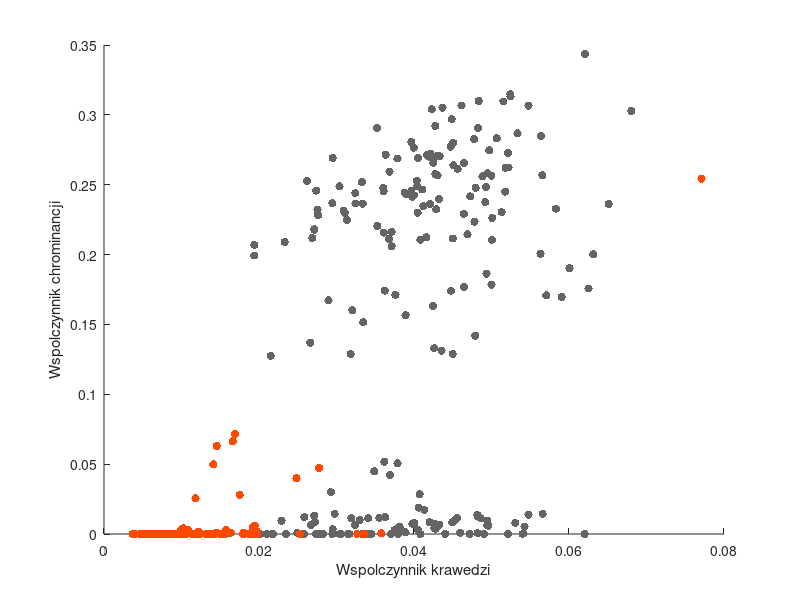
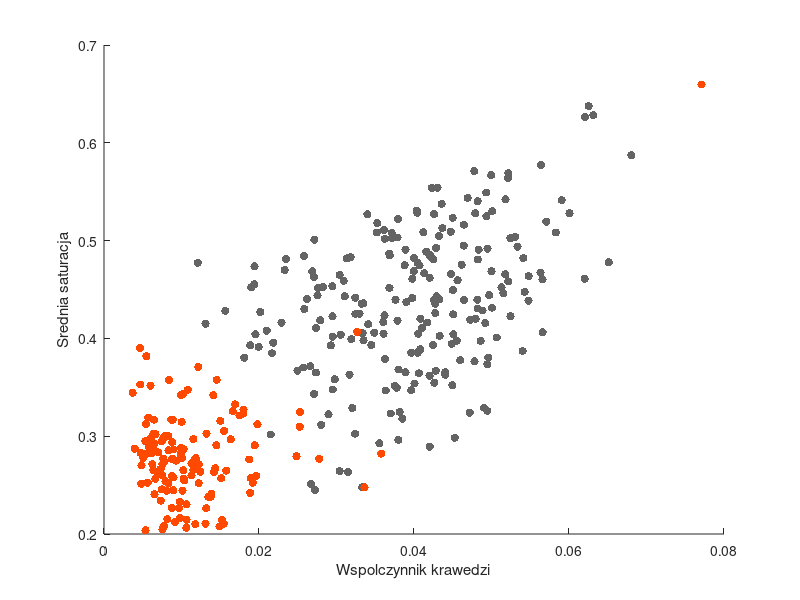
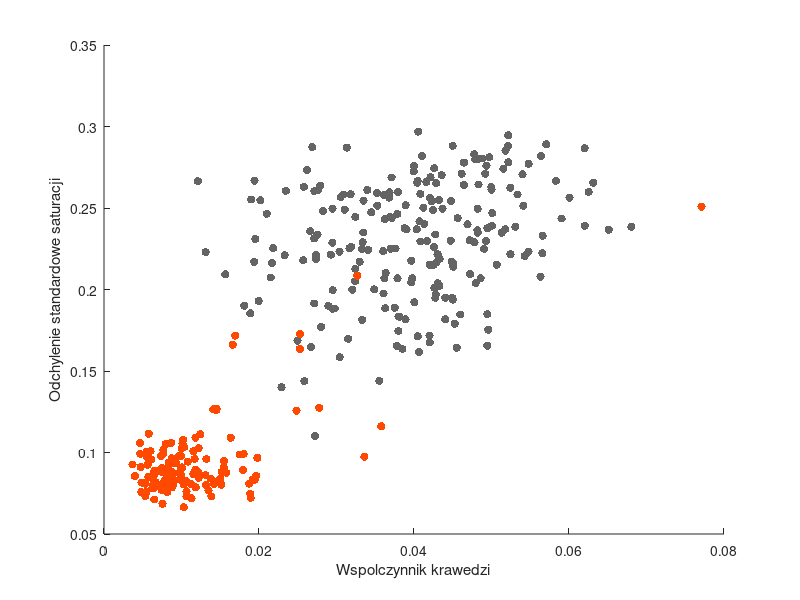
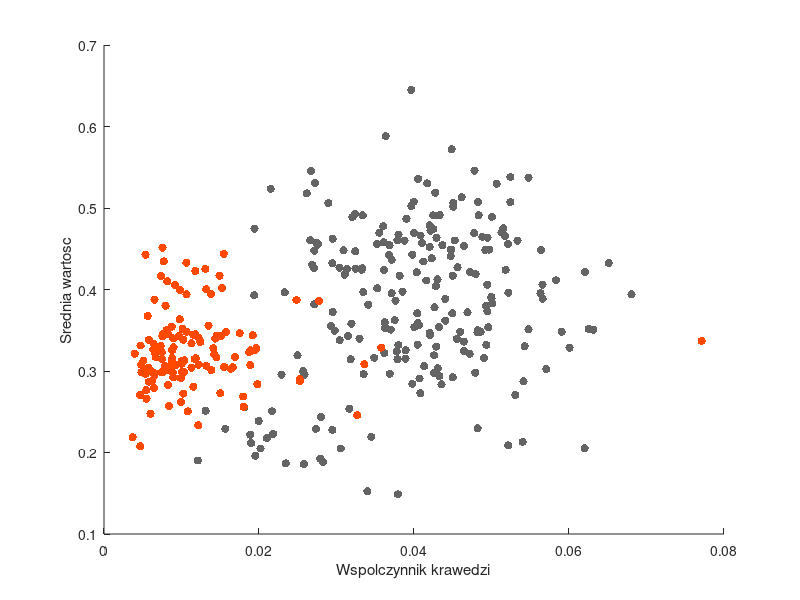

These charts were generated, in order, by the following MATLAB code:
ob = csvread('cachedFeatures.csv');
true_ob = ob(ob(:, 4) == 1, :);
false_ob = ob(ob(:, 4) == 0, :);

freecolor = [255 72 0] /255;
takencolor = [100 100 100] /255;
labels = {'','','','','Wspolczynnik krawedzi','Wspolczynnik chrominancji','Srednia saturacja', 'Odchylenie standardowe saturacji','Srednia wartosc','Odchylenie standardowe wartosci'};
for x = 5:10
  for y = x:10
  if x==y
    continue
  end
  fig = figure;
  hold on;
  scatter(true_ob(:,x) ,true_ob(:,y) ,[],takencolor,'filled')
  scatter(false_ob(:,x),false_ob(:,y),[],freecolor ,'filled')
  xlabel(labels(1,x));
  ylabel(labels(1,y));
  hold off;
  print(fig,sprintf('%d_z_%d.jpg', x,y),'-djpg','-S300,300' )
  end;
end;